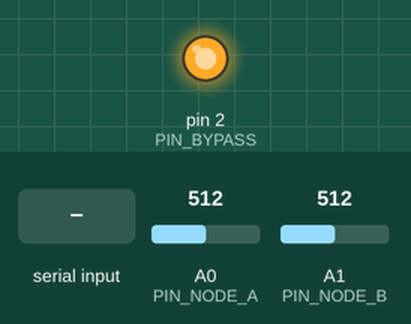
A program run on a simulated Arduino Uno, built with avr-gcc and run on an emulated ATmega328P. On the bench: output pins drawn as LEDs (lit = HIGH). The test bench sets the inputs (shaded band); at power-on: A0 (PIN_NODE_A) = 512, A1 (PIN_NODE_B) = 512. What the program prints to the serial monitor is not drawn.

Above: at 1.2 s.
1.3 s: "I\n" received over Serial
2.8 s: "UA 1\n" received over Serial
4.3 s: "AUTO 1\n" received over Serial
Timing chart, 0 to 7.3 s (numbered marks = the images above; inputs shaded):
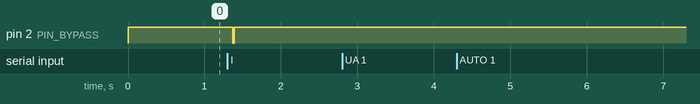

Measured:
- after the input at 1.3 s, pin 2 (PIN_BYPASS): HIGH → LOW after 0.07 s, → HIGH 0.02 s later
- after the input at 2.8 s, every drawn part: stays the same
- after the input at 4.3 s, every drawn part: stays the same

The program:

main.cpp
```cpp
#include <Arduino.h>
#include <EEPROM.h>

// Máy đo dòng tiêu thụ cho bàn test HIL. Dòng của chip đi từ chân GND của chip (nút A, A0) qua R2 (22Ω) xuống
// nút X (A1), qua R1 (10kΩ) xuống GND chung. Q1 (8050, C ở X, E ở GND) nối tắt R1 khi D2 = HIGH: dòng base của Q1
// đi thẳng xuống GND, KHÔNG qua trở đo nào (bản đầu đặt R2 dưới Q1 nên đo dư ~3.9mA dòng base).
//   Thang µA (Q1 tắt):  I = V_A1 / R1               ~0.5 .. 40µA
//   Thang mA (Q1 dẫn):  I = (V_A0 - V_A1) / R2      ~40µA .. 45mA
// Mặc định Q1 dẫn (thang mA) để chip khởi động / nạp code an toàn; trở kéo lên ở D2 giữ Q1 dẫn cả khi Uno reset.
//
// Lệnh Serial 115200 (mỗi lệnh 1 dòng, trả lời "OK ..." / "ERR ..."):
//   PING                   -> OK PONG METER
//   I [ms] [AUTO|UA|MA]    -> đo trung bình trong ms (mặc định 500): OK I <µA> <UA|MA> <mV_A0> <mV_A1> <số mẫu>
//                             AUTO: đo thang mA trước, < 40µA thì chuyển sang thang µA. Quá tải thang µA -> OK I ... OVER
//   CAL                    -> OK CAL <mV AREF> <R1 Ω> <R2 Ω>
//   CAL AREF <mV>          -> lưu điện áp tham chiếu nội đo được ở chân AREF (đồng hồ thang DCV)
//   CAL R1 <Ω> / CAL R2 <Ω> -> lưu giá trị thật của trở đo (đồng hồ thang Ω)

static const uint8_t PIN_NODE_A = A0;
static const uint8_t PIN_NODE_B = A1;
static const uint8_t PIN_BYPASS = 2;

static const float UA_RANGE_LIMIT = 40.0f; // Dưới mức này mới dùng thang µA
static const float OVERLOAD_MV = 400.0f; // Điện áp trên R1 (A1) vượt mức này -> chip đang thức, bật lại Q1 ngay
static const uint16_t SETTLE_MS = 20; // Chờ sau khi đổi thang

struct Calibration
{
    uint16_t magic;
    float arefMilliVolts;
    float r1Ohms;
    float r2Ohms;
};

static const uint16_t CAL_MAGIC = 0xC1A1;
static Calibration cal = {CAL_MAGIC, 1100.0f, 10000.0f, 22.2f};
static String lineBuffer;

// ============================================================================
// ĐO
// ============================================================================

static void setBypass(const bool on)
{
    digitalWrite(PIN_BYPASS, on ? HIGH : LOW);
}

static float toMilliVolts(const uint32_t sum, const uint32_t count)
{
    return (float)sum / count * cal.arefMilliVolts / 1024.0f;
}

struct Reading
{
    float microAmps;
    float milliVoltsA;
    float milliVoltsB;
    uint32_t samples;
    bool overload;
};

// Lấy trung bình A0 / A1 trong durationMs. Thang µA: dừng ngay nếu quá tải (chip thức) để bảo vệ chip
static Reading sample(const bool microRange, const uint32_t durationMs)
{
    uint32_t sumA = 0, sumB = 0, count = 0;
    const uint16_t overloadCounts = (uint16_t)(OVERLOAD_MV / cal.arefMilliVolts * 1024.0f);
    Reading r = {0, 0, 0, 0, false};

    const uint32_t start = millis();
    do
    {
        const uint16_t a = analogRead(PIN_NODE_A);
        const uint16_t b = analogRead(PIN_NODE_B);
        if (microRange && b > overloadCounts)
        {
            setBypass(true);
            r.overload = true;
            break;
        }
        sumA += a;
        sumB += b;
        count++;
    } while (millis() - start < durationMs);

    if (count == 0) count = 1;
    r.samples = count;
    r.milliVoltsA = toMilliVolts(sumA, count);
    r.milliVoltsB = toMilliVolts(sumB, count);
    r.microAmps = microRange ? r.milliVoltsB / cal.r1Ohms * 1000.0f
                             : (r.milliVoltsA - r.milliVoltsB) / cal.r2Ohms * 1000.0f;
    return r;
}

static void cmdMeasure(const String& durationText, String mode)
{
    const uint32_t durationMs = durationText.length() ? durationText.toInt() : 500;
    mode.toUpperCase();
    if (!mode.length()) mode = "AUTO";

    bool microRange = mode == "UA";
    if (mode == "AUTO")
    {
        // Ước lượng nhanh ở thang mA (an toàn) rồi mới quyết định
        setBypass(true);
        delay(SETTLE_MS);
        microRange = sample(false, 50).microAmps < UA_RANGE_LIMIT;
    }

    setBypass(!microRange);
    delay(SETTLE_MS);
    const Reading r = sample(microRange, durationMs);
    setBypass(true); // Luôn trả về thang mA (an toàn) sau khi đo

    Serial.print(F("OK I "));
    Serial.print(r.microAmps, 2);
    Serial.print(microRange ? F(" UA ") : F(" MA "));
    Serial.print(r.milliVoltsA, 2);
    Serial.print(' ');
    Serial.print(r.milliVoltsB, 2);
    Serial.print(' ');
    Serial.print(r.samples);
    if (r.overload) Serial.print(F(" OVER"));
    Serial.println();
}

// ============================================================================
// HIỆU CHUẨN
// ============================================================================

static void printCalibration()
{
    Serial.print(F("OK CAL "));
    Serial.print(cal.arefMilliVolts, 1);
    Serial.print(' ');
    Serial.print(cal.r1Ohms, 1);
    Serial.print(' ');
    Serial.println(cal.r2Ohms, 2);
}

static void cmdCalibrate(String key, const String& value)
{
    key.toUpperCase();
    const float v = value.toFloat();
    if (key.length() == 0)
    {
        printCalibration();
        return;
    }
    if (v <= 0)
    {
        Serial.println(F("ERR CAL AREF <mV> | CAL R1 <ohm> | CAL R2 <ohm>"));
        return;
    }
    if (key == "AREF") cal.arefMilliVolts = v;
    else if (key == "R1") cal.r1Ohms = v;
    else if (key == "R2") cal.r2Ohms = v;
    else
    {
        Serial.println(F("ERR CAL <AREF|R1|R2> <giá trị>"));
        return;
    }
    EEPROM.put(0, cal);
    printCalibration();
}

// ============================================================================
// BỘ PHÂN TÍCH LỆNH
// ============================================================================

static void handleLine(String line)
{
    line.trim();
    if (!line.length()) return;

    String w[3];
    uint8_t count = 0;
    int start = 0;
    while (count < 3 && start < (int)line.length())
    {
        int end = line.indexOf(' ', start);
        if (end < 0) end = line.length();
        if (end > start) w[count++] = line.substring(start, end);
        start = end + 1;
    }
    w[0].toUpperCase();

    if (w[0] == "PING") Serial.println(F("OK PONG METER"));
    else if (w[0] == "I") cmdMeasure(w[1], w[2]);
    else if (w[0] == "CAL") cmdCalibrate(w[1], w[2]);
    else
    {
        Serial.print(F("ERR unknown command '"));
        Serial.print(w[0]);
        Serial.println('\'');
    }
}

void setup()
{
    pinMode(PIN_BYPASS, OUTPUT);
    setBypass(true); // Thang mA: chip khởi động / nạp code an toàn

    analogReference(INTERNAL); // Tham chiếu nội 1.1V: ~1.07mV mỗi bước
    analogRead(PIN_NODE_A); // Lần đọc đầu sau khi đổi tham chiếu không chính xác
    delay(10);

    Calibration stored;
    EEPROM.get(0, stored);
    if (stored.magic == CAL_MAGIC) cal = stored;

    Serial.begin(115200);
    Serial.println(F("OK READY METER"));
}

void loop()
{
    while (Serial.available())
    {
        const char c = (char)Serial.read();
        if (c == '\n' || c == '\r')
        {
            handleLine(lineBuffer);
            lineBuffer = "";
        }
        else if (lineBuffer.length() < 40)
        {
            lineBuffer += c;
        }
    }
}
```
